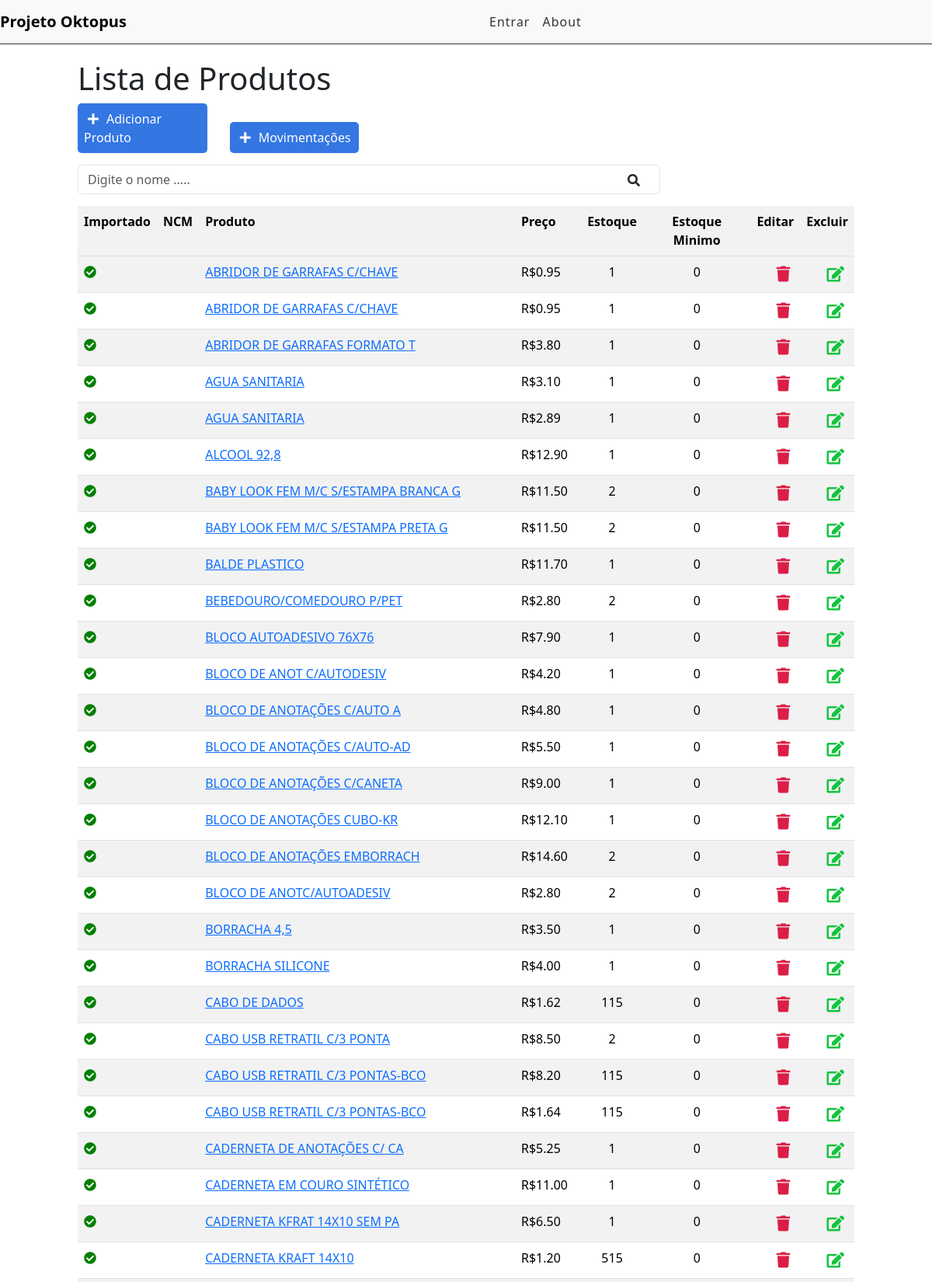
Page /listaproduto/ (upper part) on the committed database.
### produtos/models.py (models this page shows, shortened)
class Produto(models.Model):
    STATUS = (('fisica', 'Fisica'),('juridica', 'Juridica'))
    pessoa = models.CharField(
        max_length =8,
        choices = STATUS,
    )
    ativo = models.BooleanField(default=True)
    empresa = models.CharField(max_length=255,blank=True, null=True)
    importado = models.BooleanField(blank=True, null=True)
    produto = models.CharField(max_length=100, blank=True, null=True)
    qtde = models.IntegerField(blank=True, null=True)
    valorUn = models.DecimalField('valor unitário', max_digits=7, decimal_places=2)
    estoque_minimo = models.PositiveBigIntegerField('estoque minimo', default=0,blank=True, null=True)
    estoque = models.IntegerField(blank=True, null=True)
    obs = models.TextField(blank=True, null=True)
    fornecedor = models.CharField(max_length=255,blank=True)
    os = models.CharField(max_length=8,blank=True)
    docto = models.CharField(max_length=15,blank=True, null=True)
    codigo = models.CharField(max_length=20,blank=True)
    pessoa = models.CharField(max_length=255,blank=True, null=True)
    STATUSun = (('un', 'UN'),('pc', 'PC'),('cx', 'CX'),('dz', 'DZ'),('cj', 'CJ'),('mt', 'MT'),('m2', 'M2'),('kg', 'KG'),('frd', 'FRD'))
    un = models.CharField(
        max_length =3,
        choices = STATUSun,
        blank=True
    )
    icms = models.CharField(max_length=255,blank=True)
    ipi = models.CharField(max_length=255,blank=True)
    cofins = models.CharField(max_length=255,blank=True)
    dt_created = models.DateTimeField(auto_now_add = True)
    dt_update = models.DateTimeField(auto_now = True)
    lote = models.CharField(max_length=8,blank=True)
    codProd = models.CharField(max_length=20,blank=True,verbose_name='código do produto')
    qtde_tot = models.IntegerField(blank=True,null=True,)
    class Meta:
        ordering = ('produto',)

### produtos/views.py (the view)
# urls.py: path('listaproduto/', views.listaProduto, name='lista-produto'),
def listaProduto(request):
    produtos = Produto.objects.all()
    return render(request, 'produtos/listaproduto.html', {'produtos':produtos})

### produtos/templates/produtos/listaproduto.html (shortened to what this page needs)
{% extends 'base.html' %}
{% block conteudo %}
<div class='offset-1 col-10 list-div'>
    <h1> Lista de Produtos </h1>
        <a id='add-link' href='/novoproduto/'>
            <div class='col-2 add-div'>
                <i class='fas fa-plus'></i>Adicionar Produto
            </div>
        </a>
        <a id='add-link' href='/estoque_entrada_list/'>
            <div class='col-2 add-div'>
                <i class='fas fa-plus'></i>Movimentações
            </div>
        </a>
    <div class='col-9 search-div'>
        <input class='form-control' type='text' id='search' name='search' placeholder='Digite o nome .....'>
        <i class='fas fa-search'></i>
    </div>
    {% if produtos %}
        <table class="table table-striped">
            <thread>
                <tr>
                    <th>Importado</th>
                    <th>NCM</th>
                    <th>Produto</th>
                    <th>Preço</th>
                    <th class="text-center">Estoque</th>
                    <th class="text-center">Estoque Minimo</th>
                    <th class="text-center">Editar</th>
                    <th class="text-center">Excluir</th>
                </tr>
            </thread>
            <tbody>
                {% for produto in produtos %}
                        <tr>
                            <td>
                                {% if produto.importado %}
                                    <i class="fa fa-check-circle ok"></i>
                                {% else %}
                                    <i class='fas fa-minus-circle no'></i>
                                {% endif %}
                            </td>
                            <td>{{ produto.ncm}}</td>
                            <td><span><a href='/produto/{{produto.id}}'>{{ produto.produto}}</td>
                            <td>R${{ produto.valorUn}}</td>
                            <td class="text-center">{{ produto.qtde}}</td>
                            <td class="text-center">{{ produto.estoque_minimo}}</td>
                            <td> <a href='/delete/{{produto.id}}' class='delete-btn'><span><i class='fas fa-trash'></i></span></a></span></td>
                            <td><a href='/editproduto/{{produto.id}}'><span><i class='fas fa-edit'></i></span></a></td>
                        </tr>
                {% endfor %}
            </tbody>
        </table>
    {% else %}
        <p class="alert alert-warning">Não há produtos no estoque</p>
    {% endif %}
    {% endblock conteudo %}

### core/templates/base.html (shortened to what this page needs)
{% load static %}
<!DOCTYPE html>
<html>
    <head>
        <link rel='stylesheet' href='https://cdn.jsdelivr.net/npm/bootstrap@5.3.2/dist/css/bootstrap.min.css'>
        <link rel='stylesheet' href='https://use.fontawesome.com/releases/v5.15.4/css/solid.css'/>
        <link rel='stylesheet' href='https://use.fontawesome.com/releases/v5.15.4/css/fontawesome.css'/>
        <link rel='stylesheet' href='{% static 'css/styles.css' %}'>
    </head>
    <body>
        <div class='container-fluid'>
            <nav class='navbar navbar-expand-lg navbar-light bg-light'>
                <div class='container-fluid'>
                  <a class='navbar-brand' href='/'>Projeto Oktopus</a>
                  <div class='collapse navbar-collapse' id='navbarSupportedContent'>
                    <ul class='navbar-nav me-auto mb-2 mb-lg-0'>
                      {% if user.is_authenticated %}
                      <li class='nav-item'>
                        <a class='nav-link' href='/'>Inicio</a>
                      </li>
                      <li class='nav-item'>
                        <a class='nav-link' href='/listaproduto/'>Produtos</a>
                      </li>
                      <li class='nav-item'>
                        <a class='nav-link' href='/preçoVendas_list/'>Formação de Preço</a>
                      </li>
                      <li class='nav-item'>
                        <a class='nav-link' href='/listaproduto/'>Produtos</a>
                      </li>
                      <li class='nav-item'>
                        <a class='nav-link' href='/listadespesa/'>Despesas</a>
                      </li>
                      <li class='nav-item'>
                        <a class='nav-link' href='/listacliente/'>Clientes</a>
                      </li>
                      <li class='nav-item'>
                        <a class='nav-link' href='/listafornecedor/'>Fornecedores</a>
                      </li>
                      <li class='nav-item'>
                        <a class='nav-link' href='/listaempresa/'>Empresas</a>
                      </li>
                      <li class='nav-item'>
                        <a class='nav-link' href='#'>Usuários</a>
                      </li>
                      {% else %}
                      <li class='nav-item'>
                        <a class='nav-link' href='/accounts/login'>Entrar</a>
                      </li>
                      {% endif %}
                      <li class='nav-item'>
                        <a class='nav-link' href='#'>About</a>
                      </li>
              </nav>
            {% block conteudo %}{% endblock conteudo %}
        </div>
    </body>
</html>

### core/static/css/styles.css (style rules this page uses)
.container-fluid { padding: 0; }
.navbar { border-bottom: 1px solid #333; margin-bottom: 20px; }
.navbar-nav { margin: auto; }
.navbar-brand { font-weight: bold; }
.navbar-light .navbar-nav a.nav-link { color:#333; letter-spacing: 1px; }
#add-link { text-decoration: none; }
.add-div { background-color: #3476e2; cursor: pointer; display: inline-block; color: #FFF; padding: 8px; border-radius: 5px; margin-right: 25px; position: static; }
.fas.fa-plus { color: #FFF; margin-right: 10px; margin-left: 5px; }
.fas.fa-search { position: absolute; cursor: pointer; top: 12px; right: 26px; cursor: pointer; }
.search-div { position:relative; padding: 0px; margin-top: 15px; margin-bottom: 15px; display: inline-block; }
.list-div { padding: 0; }
.fas.fa-trash, .fas.fa-edit, .fas.fa-thumbs-up { cursor: pointer; margin: 5px; font-size: 20px; float: right; }
.fas.fa-trash { color: #db1e47 }
.fas.fa-edit { color: #13c43f; }
.fa-check-circle { color: green; }

### rows in the picture
Produto: importado True (drawn), produto "ABRIDOR DE GARRAFAS C/CHAVE", valorUn "0.95", qtde "1", estoque_minimo "0"
Produto: importado True (drawn), produto "ABRIDOR DE GARRAFAS C/CHAVE", valorUn "0.95", qtde "1", estoque_minimo "0"
Produto: importado True (drawn), produto "ABRIDOR DE GARRAFAS FORMATO T", valorUn "3.80", qtde "1", estoque_minimo "0"
Produto: importado True (drawn), produto "AGUA SANITARIA", valorUn "3.10", qtde "1", estoque_minimo "0"
Produto: importado True (drawn), produto "AGUA SANITARIA", valorUn "2.89", qtde "1", estoque_minimo "0"
Produto: importado True (drawn), produto "ALCOOL 92,8", valorUn "12.90", qtde "1", estoque_minimo "0"
Produto: importado True (drawn), produto "BABY LOOK FEM M/C S/ESTAMPA BRANCA G", valorUn "11.50", qtde "2", estoque_minimo "0"
Produto: importado True (drawn), produto "BABY LOOK FEM M/C S/ESTAMPA PRETA G", valorUn "11.50", qtde "2", estoque_minimo "0"
Produto: importado True (drawn), produto "BALDE PLASTICO", valorUn "11.70", qtde "1", estoque_minimo "0"
Produto: importado True (drawn), produto "BEBEDOURO/COMEDOURO P/PET", valorUn "2.80", qtde "2", estoque_minimo "0"
Produto: importado True (drawn), produto "BLOCO AUTOADESIVO 76X76", valorUn "7.90", qtde "1", estoque_minimo "0"
Produto: importado True (drawn), produto "BLOCO DE ANOT C/AUTODESIV", valorUn "4.20", qtde "1", estoque_minimo "0"
Produto: importado True (drawn), produto "BLOCO DE ANOTAÇÕES C/AUTO A", valorUn "4.80", qtde "1", estoque_minimo "0"
Produto: importado True (drawn), produto "BLOCO DE ANOTAÇÕES C/AUTO-AD", valorUn "5.50", qtde "1", estoque_minimo "0"
Produto: importado True (drawn), produto "BLOCO DE ANOTAÇÕES C/CANETA", valorUn "9.00", qtde "1", estoque_minimo "0"
Produto: importado True (drawn), produto "BLOCO DE ANOTAÇÕES CUBO-KR", valorUn "12.10", qtde "1", estoque_minimo "0"
Produto: importado True (drawn), produto "BLOCO DE ANOTAÇÕES EMBORRACH", valorUn "14.60", qtde "2", estoque_minimo "0"
Produto: importado True (drawn), produto "BLOCO DE ANOTC/AUTOADESIV", valorUn "2.80", qtde "2", estoque_minimo "0"
Produto: importado True (drawn), produto "BORRACHA 4,5", valorUn "3.50", qtde "1", estoque_minimo "0"
Produto: importado True (drawn), produto "BORRACHA SILICONE", valorUn "4.00", qtde "1", estoque_minimo "0"
Produto: importado True (drawn), produto "CABO DE DADOS", valorUn "1.62", qtde "115", estoque_minimo "0"
Produto: importado True (drawn), produto "CABO USB RETRATIL C/3 PONTA", valorUn "8.50", qtde "2", estoque_minimo "0"
Produto: importado True (drawn), produto "CABO USB RETRATIL C/3 PONTAS-BCO", valorUn "8.20", qtde "115", estoque_minimo "0"
Produto: importado True (drawn), produto "CABO USB RETRATIL C/3 PONTAS-BCO", valorUn "1.64", qtde "115", estoque_minimo "0"
Produto: importado True (drawn), produto "CADERNETA DE ANOTAÇÕES C/ CA", valorUn "5.25", qtde "1", estoque_minimo "0"
Produto: importado True (drawn), produto "CADERNETA EM COURO SINTÉTICO", valorUn "11.00", qtde "1", estoque_minimo "0"
Produto: importado True (drawn), produto "CADERNETA KFRAT 14X10 SEM PA", valorUn "6.50", qtde "1", estoque_minimo "0"
Produto: importado True (drawn), produto "CADERNETA KRAFT 14X10", valorUn "1.20", qtde "515", estoque_minimo "0"
